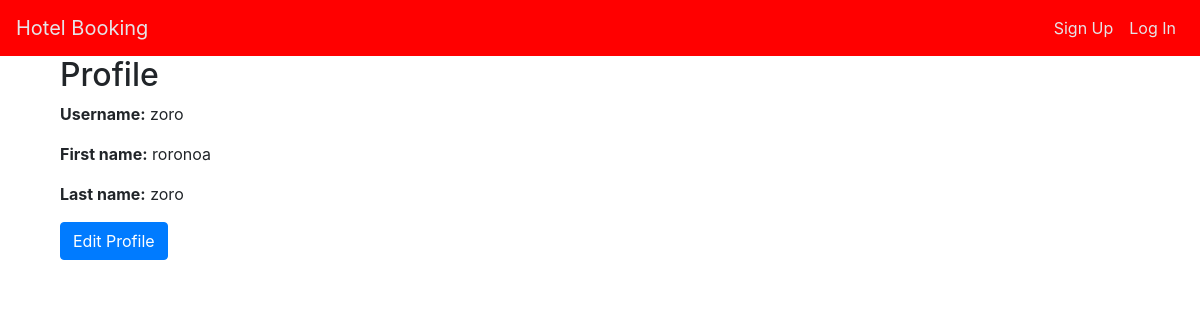
/users/3/profile/, run on the app's committed database.
### users/models.py (models this page shows, shortened)
class UserModel(models.Model):
    first_name=models.CharField( max_length=50,blank=False,default='')
    last_name=models.CharField( max_length=50,blank=False,default='')
    username = models.CharField(max_length=100, unique=True)
    password = models.CharField(max_length=100)

### users/views.py (the view)
# urls.py: path('<int:user_id>/profile/', profile, name='profile'),
def profile(request, user_id):
    user = get_object_or_404(UserModel, pk=user_id)
    try:
        profile = ProfileModel.objects.get(user=user)
    except ProfileModel.DoesNotExist:
        profile = None
    return render(request, 'profile.html', {'user': user, 'profile': profile})

### hotels/templates/profile.html (shortened to what this page needs)
{% extends 'base.html' %}
{% block content %}
<div class="container">
    <h2>Profile</h2>
    <p><strong>Username:</strong> {{ user.username }}</p>
    <p><strong>First name:</strong> {{ user.first_name }}</p>
    <p><strong>Last name:</strong> {{ user.last_name }}</p>
    <a href="{% url 'edit_profile' user.id %}" class="btn btn-primary">Edit Profile</a>
</div>
{% endblock %}

### hotels/templates/base.html (style rules this page uses)
body { padding-top: 56px; }

### data on the page
UserModel: username "zoro", first_name "roronoa", last_name "zoro"
